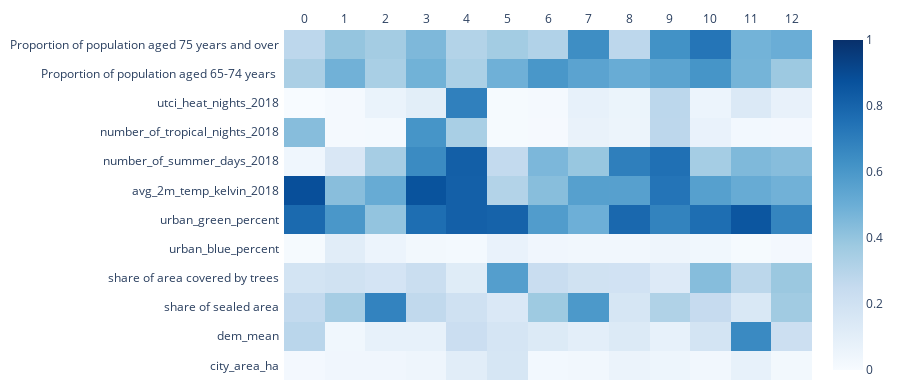

The code cell stored with this chart in its notebook:
### Code cell
layout = go.Layout(
    # autosize=False,
    # width=1000,
    height=len(fi_df.columns)*30,
    margin=go.layout.Margin(l=10, r=10, b=10, t=10, pad=4),
    xaxis_nticks=k_controller.value*2
)
fig = go.Figure(
    data=go.Heatmap(
    z=fi_df.to_numpy(),
    x=fi_df.columns,
    y=fi_df.index,
    zmin=0,
    zmax=1,
    colorscale=px.colors.sequential.Blues
),
layout=layout)
fig.update_xaxes(side="top")
fig.show()

### Figure 1 — Plotly figure (JSON) as saved in the notebook; plotly's stock layout.template omitted (floating-point values rounded to 4 significant figures; data arrays with more than 128 entries replaced by an {"elided": "..."} marker saying what was removed)
{"data": [{"colorscale": [[0, "rgb(247,251,255)"], [0.125, "rgb(222,235,247)"], [0.25, "rgb(198,219,239)"], [0.375, "rgb(158,202,225)"], [0.5, "rgb(107,174,214)"], [0.625, "rgb(66,146,198)"], [0.75, "rgb(33,113,181)"], [0.875, "rgb(8,81,156)"], [1, "rgb(8,48,107)"]], "type": "heatmap", "x": [0, 1, 2, 3, 4, 5, 6, 7, 8, 9, 10, 11, 12], "y": ["city_area_ha", "dem_mean", "share of sealed area", "share of area covered by trees", "urban_blue_percent", "urban_green_percent", "avg_2m_temp_kelvin_2018", "number_of_summer_days_2018", "number_of_tropical_nights_2018", "utci_heat_nights_2018", "Proportion of population aged 65-74 years ", "Proportion of population aged 75 years and over"], "z": {"elided": "12x13 float values"}, "zmax": 1, "zmin": 0}], "layout": {"height": 390, "margin": {"b": 10, "l": 10, "pad": 4, "r": 10, "t": 10}, "xaxis": {"nticks": 26, "side": "top"}}}
